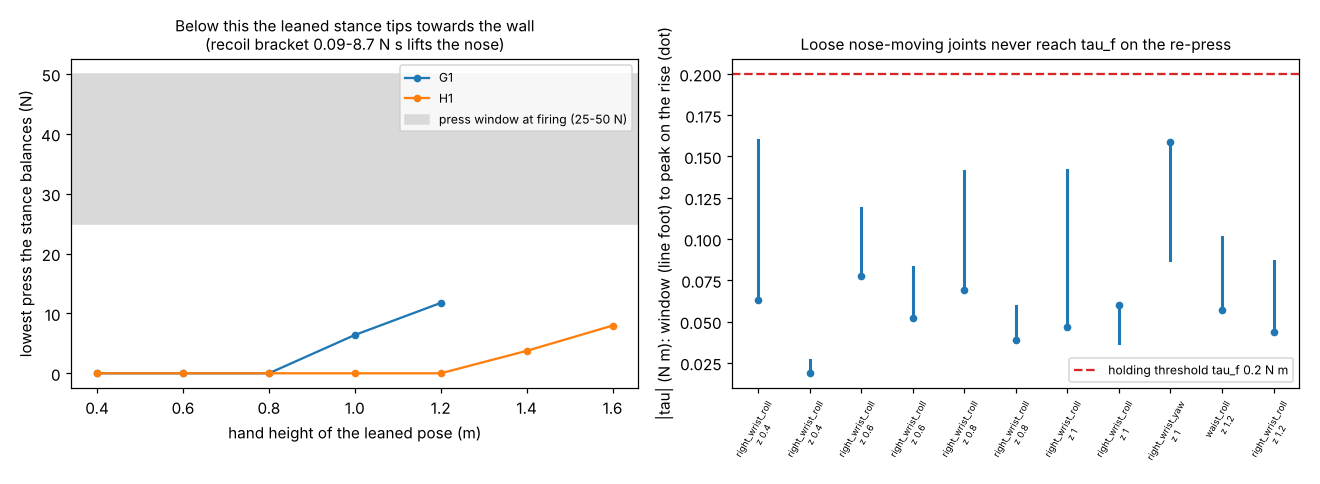

Source code (Python):
"""Figure for milestone 40: python experiments/m40_liftoff/figure.py (reads results.json)."""
import json
import os

import matplotlib
matplotlib.use("Agg")
import matplotlib.pyplot as plt  # noqa: E402

HERE = os.path.dirname(os.path.abspath(__file__))
R = json.load(open(os.path.join(HERE, "results.json")))

fig, axes = plt.subplots(1, 2, figsize=(12, 4.4))
ax = axes[0]
for j, n in enumerate(("g1", "h1")):
    pts = {}
    for k, v in R["F_bal"].items():
        rob, z, dy = k.split()
        if rob == n:
            pts.setdefault(float(z), []).append(v)
    zs = sorted(pts)
    ax.plot(zs, [max(pts[z]) for z in zs], marker="o", ms=4, color=f"C{j}", label=f"{n.upper()}")
ax.axhspan(25, 50, color="0.85", label="press window at firing (25-50 N)")
ax.set_xlabel("hand height of the leaned pose (m)")
ax.set_ylabel("lowest press the stance balances (N)")
ax.set_title("Below this the leaned stance tips towards the wall\n(recoil bracket 0.09-8.7 N s lifts the nose)",
             fontsize=10)
ax.legend(fontsize=8)

ax = axes[1]
rows = [r for x in R["A"] if x["fr"] == 0.0 for r in x["rows"] if r["below"] and r["tau_path"]]
for i, r in enumerate(rows):
    peak = max(abs(t) for t in r["tau_path"])
    win = max(abs(t) for t in r["tau_window"])
    ax.plot([i, i], [win, peak], color="C0", lw=2)
    ax.plot([i], [peak], "o", color="C0", ms=4)
ax.axhline(R["tau_f"], color="C3", ls="--", label=f"holding threshold tau_f {R['tau_f']:g} N m")
ax.set_xticks(range(len(rows)), [f"{r['joint'].replace('_joint', '')}\nz {r['pose'][0]:g}" for r in rows],
              fontsize=6, rotation=60)
ax.set_ylabel("|tau| (N m): window (line foot) to peak on the rise (dot)")
ax.set_title("Loose nose-moving joints never reach tau_f on the re-press", fontsize=10)
ax.legend(fontsize=8)
fig.tight_layout()
fig.savefig(os.path.join(HERE, "figure.png"), dpi=110)
print("wrote figure.png")
